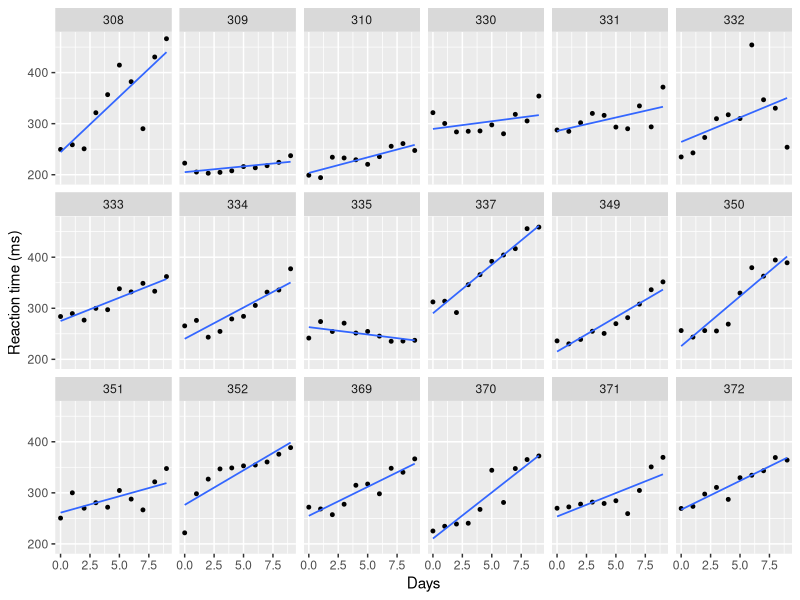

The R source for this figure:
# 15-pooling.R --- plain-script version of 15-pooling.Rmd
# Statistical Modelling (BAM), IE University --- Prof. Dae-Jin Lee (daelee@faculty.ie.edu)
# Run from the r-examples/ folder:  Rscript 15-pooling.R

#' ---
#' title: "Session 15 — Complete, no and partial pooling (sleepstudy)"
#' author: "Prof. Dae-Jin Lee (daelee@faculty.ie.edu)"
#' output: html_document
#' ---
#' 

#' 
#' The `sleepstudy` data (package `lme4`) record the average reaction time
#' (ms) of 18 subjects on each of 10 days (Days 0--9) of sleep restriction.
#' Each subject is measured 10 times, so the 180 rows are not independent.
#' 
## ----data---------------------------------------------------------------------
library(lme4)
library(ggplot2)
data(sleepstudy)
str(sleepstudy)
table(table(sleepstudy$Subject))   # 18 subjects with 10 observations each

#' 
#' ## Look at the data subject by subject
#' 
## ----panels, fig.width = 9, fig.height = 6------------------------------------
ggplot(sleepstudy, aes(Days, Reaction)) +
  geom_point(size = 1) +
  geom_smooth(method = "lm", se = FALSE, linewidth = 0.6) +
  facet_wrap(~ Subject, nrow = 3) +
  labs(y = "Reaction time (ms)")

#' 
#' ## Complete pooling: one line for everybody
#' 
## ----complete-----------------------------------------------------------------
fit_cp <- lm(Reaction ~ Days, data = sleepstudy)
summary(fit_cp)$coefficients

#' 
#' The residuals of this fit are strongly correlated within subject, which
#' breaks the independence assumption of `lm()`:
#' 
## ----residual-correlation-----------------------------------------------------
r <- matrix(resid(fit_cp), nrow = 10)          # column = subject, row = day
# average correlation between residuals of the same subject on two different days
cr <- cor(t(r))                                 # 10 x 10: day-by-day correlation across subjects
mean(cr[upper.tri(cr)])

#' 
#' ## No pooling: one line per subject
#' 
## ----nopool-------------------------------------------------------------------
fit_np <- lmList(Reaction ~ Days | Subject, data = sleepstudy)
coef_np <- coef(fit_np)
head(coef_np)
apply(coef_np, 2, sd)     # spread of the 18 separate intercepts and slopes

#' 
#' ## Partial pooling: linear mixed model
#' 
## ----partial------------------------------------------------------------------
fit_pp <- lmer(Reaction ~ Days + (Days | Subject), data = sleepstudy)
coef_pp <- coef(fit_pp)$Subject      # beta + BLUP for each subject
head(coef_pp)

#' 
#' ## The three answers side by side
#' 
## ----compare------------------------------------------------------------------
cmp <- data.frame(
  Subject   = rownames(coef_np),
  int_none  = coef_np[, 1], slope_none = coef_np[, 2],
  int_part  = coef_pp[, 1], slope_part = coef_pp[, 2]
)
cmp$int_all   <- coef(fit_cp)[1]
cmp$slope_all <- coef(fit_cp)[2]
cmp$slope_move <- cmp$slope_part - cmp$slope_none   # how far the slope was pulled
cmp[order(-abs(cmp$slope_move)), ][1:5, ]

#' 
#' Subjects whose own line is far from the population line, or noisy, are
#' pulled furthest towards it.
#' 
#' ## Why it matters for inference
#' 
## ----se-----------------------------------------------------------------------
se <- rbind(
  lm   = summary(fit_cp)$coefficients[, "Std. Error"],
  lmer = summary(fit_pp)$coefficients[, "Std. Error"]
)
round(se, 3)

#' 
#' `lm()` treats 180 correlated rows as 180 independent pieces of
#' information about the average slope, so its standard error for `Days`
#' (1.24) is too small. The mixed model recognises that slopes vary between
#' subjects and gives 1.55.
